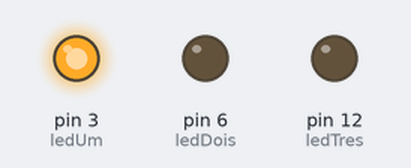
Bench run of a sketch on a simulated Arduino Uno, built with avr-gcc and run on an emulated ATmega328P. Shown: output pins drawn as LEDs (lit = HIGH).

Above: at 5.0 s.
At 11.5 s:
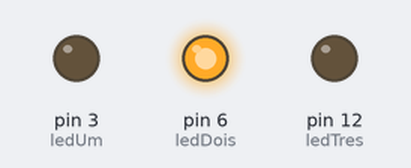
At 22.0 s:
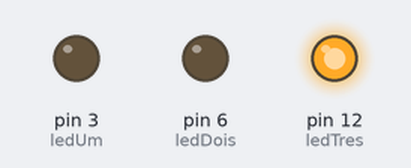
Timing chart, 0 to 40.3 s (numbered marks = the images above):
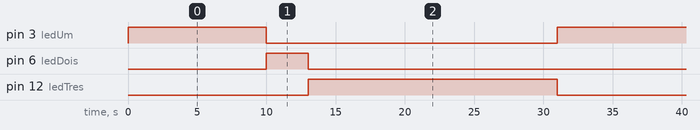

The sketch:

Projeto_Semaforo.ino
```cpp
int ledUm = 3;   // Defino o pino digital 3 com o nome de led
int ledDois = 6; // Defino o pino digital 6 com o nome de led
int ledTres = 12; // Defino o pino digital 12 com o nome de led

void setup() {
  pinMode(ledUm, OUTPUT);   // Define o led pino 3 como uma saída
  pinMode(ledDois, OUTPUT); // Define o led pino 6 como uma saída
  pinMode(ledTres, OUTPUT); // Define o led pino 12 como uma saída
}

void loop() {
  digitalWrite(ledUm, HIGH); // Liga a saída digital ledUm
  digitalWrite(ledDois, LOW); // desliga a saída digital ledDois
  digitalWrite(ledTres, LOW); // desliga a saída digital ledDois
  delay(10000); // Pausa de 10 segundos

  digitalWrite(ledUm, LOW); // Liga a saída digital ledUm
  digitalWrite(ledDois, HIGH); // desliga a saída digital ledDois
  digitalWrite(ledTres, LOW); // Liga a saída digital ledDois
  delay(3000); // Pausa de 3 segundos  delay(3000); // Pausa de 3 segundos


  digitalWrite(ledUm, LOW); // Liga a saída digital ledUm
  digitalWrite(ledDois, LOW); // desliga a saída digital ledDois
  digitalWrite(ledTres, HIGH); // Liga a saída digital ledDois  delay(15000); // Pausa de 15 segundos
  delay(18000); // Pausa de 18 segundos  delay(3000); // Pausa de 3 segundos

}
```

Measured:
- by itself, pin 3 (ledUm): alternates HIGH for 10.0 s and LOW for 21.0 s
- by itself, pin 6 (ledDois): alternates HIGH for 3.0 s and LOW for 28.0 s
- by itself, pin 12 (ledTres): alternates HIGH for 18.0 s and LOW for 13.0 s
